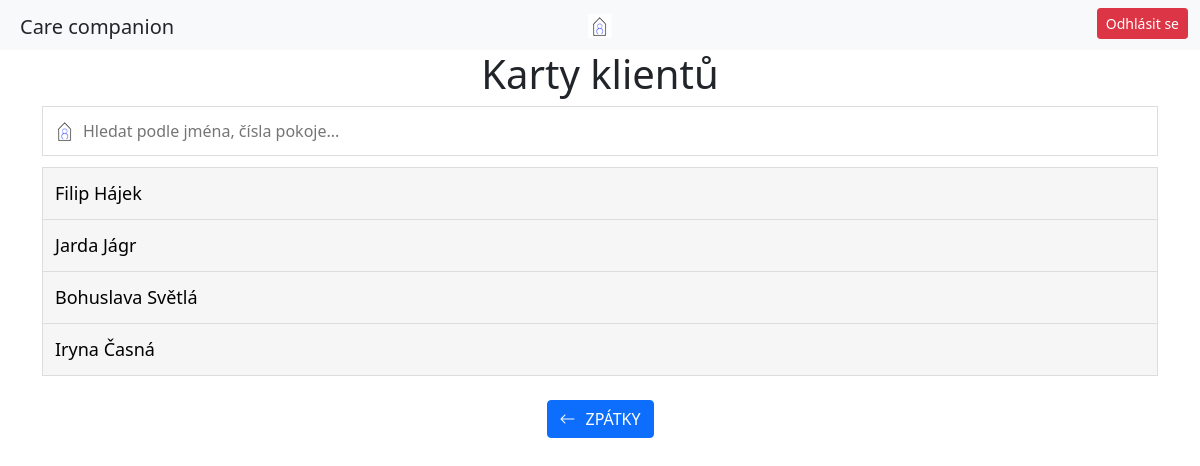
The app's page /opatrovnik/karty-klientu/ (signed in) with its own data.
### patient/models.py (models this page shows)
class Patient(models.Model):
    user = models.OneToOneField(User, on_delete=models.CASCADE, default='', related_name='patient_profile')
    room_number = models.IntegerField()
    birthday = models.DateField()
    health_info = models.TextField()
    observations = models.TextField(blank=True, null=True)
    objects = models.Manager()
    class ContactManager(models.Manager):
        def create_contact(self, patient, relationship, name, phone_number):
            return self.create(patient=patient, relationship=relationship, name=name, phone_number=phone_number)
    class MedicationIntakeManager(models.Manager):
        def create_medication(self, patient, medication, when, how):
            return self.create(patient=patient, medication=medication, when=when, how=how)
    class ActivityManager(models.Manager):
        def create_activity(self, patient, date, time, description):
            return self.create(patient=patient, date=date, time=time, description=description)
    medications = MedicationIntakeManager()
    contacts = ContactManager()
    activities = ActivityManager()
    @property
    def first_name(self):
        return self.user.first_name
    @property
    def last_name(self):
        return self.user.last_name

### home/decorators.py (the view)
        def _wrapped_view(request, *args, **kwargs):
            if request.user.is_authenticated:
                groups = request.user.groups.values_list('name', flat=True)
                if group_name in groups:
                    return view_func(request, *args, **kwargs)
            return redirect('login_user')

### caregiver/views.py (called while the page is built)
@caregiver_required
def medical_cards(request):
    patients = Patient.objects.all().order_by('user__last_name')
    return render(request, 'medical_cards.html', {'patients': patients})

### caregiver/templates/medical_cards.html (shortened to what this page needs)
{% extends 'base_caregiver.html' %}
{% load static %}
{% block navbar %}
     <a href="{% url 'index_caregiver' %}"><img src="{% static 'CareLogo.png' %}" alt="Italian Trulli"></a>
{% endblock %}
{% block content %}
    <h1 class="text-center">Karty klientů</h1>
    <div class="container medical-card-container">
        <input type="text" id="myInput" onkeyup="myFunction()" placeholder="Hledat podle jména, čísla pokoje...">
        <ul id="myUL">
            {% for patient in patients %}
                {% with full_name=patient.first_name|add:'-'|add:patient.last_name %}
                    <li><a href="{% url 'patient_info' full_name %}">{{ patient.first_name }} {{ patient.last_name }} <span class="room-number">{{ patient.room_number }}</span></a></li>
                {% endwith %}
            {% endfor %}
        </ul>
    </div>
    <br>
    <div class="container-fluid text-center">
            <a href="{% url 'index_caregiver' %}" class="btn btn-primary"><i class="bi bi-arrow-left" style="margin-right: 10px;"></i>ZPÁTKY</a>
    </div>
{% endblock %}

### static/caregiver/caregiver.css (style rules this page uses)
.container-fluid { padding-left: 0; padding-right: 0; }

### caregiver/templates/medical_cards.html (style rules this page uses)
#myInput { background-image: url('/static/CareLogo.png'); background-position: 10px 12px; background-repeat: no-repeat; width: 100%; font-size: 16px; padding: 12px 20px 12px 40px; border: 1px solid #ddd; margin-bottom: 12px; }
#myUL { list-style-type: none; padding: 0; margin: 0; }
#myUL li a { border: 1px solid #ddd; margin-top: -1px; background-color: #f6f6f6; padding: 12px; text-decoration: none; font-size: 18px; color: black; display: block; }

### records on screen
Patient: first_name "Filip", last_name "Hájek"
Patient: first_name "Jarda", last_name "Jágr"
Patient: first_name "Bohuslava", last_name "Světlá"
Patient: first_name "Iryna", last_name "Časná"
